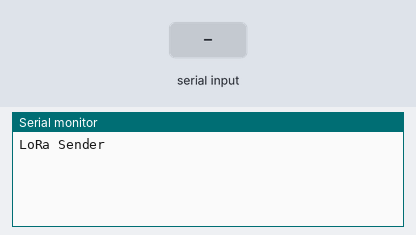
Bench run of a program on a simulated Arduino Uno, built with avr-gcc and run on an emulated ATmega328P. On the bench: the last lines printed to the serial monitor. The test bench sets the inputs (shaded band). No radio packets arrive unless stated.

Above: at 1.2 s.
1.3 s: "90,45\n" received over Serial
At 1.8 s:
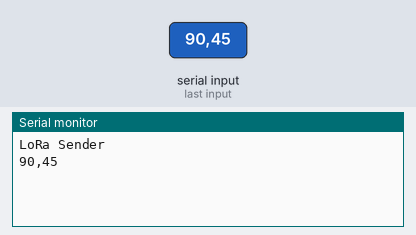
2.8 s: "5\n" received over Serial
At 4.2 s:
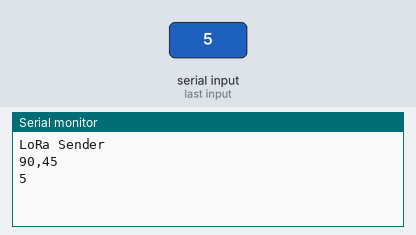

Measured:
- after the input at 1.3 s, the serial monitor: prints a new line at once (image 1)
- after the input at 2.8 s, the serial monitor: prints a new line at once (image 2)

The program:

main.cpp
```cpp
/*
  LoRa_Sender_MQTT:
  Support Devices: LoRa Shield + Arduino

  Require Library:
  https://github.com/sandeepmistry/arduino-LoRa

  Example sketch showing how to send or a message base on ThingSpeak(https://thingspeak.com) MQTT format.
  The End node will send out a string "<End_Node_ID>field1=${TEMPERATURE_VALUE}&field2=${HUMIDITY_VALUE}" to LG01/LG02 gateway.
  When the LG01/LG02 gateway get the data, it will parse and forward the data to ThingSpeak via MQTT protocol.
  modified Dec 26 2018
  by Dragino Technology Co., Limited <support@dragino.com>
*/

#include <Arduino.h>
#include <SPI.h>
#include <LoRa.h>
#include <parser.h>
#include <reporter.h>

long tem,hum;
int count=0;
int device_id=10009; // ID of this End node

long REPORT_FREQ = 10000;


long report_timer = millis();

Reporter reporter = Reporter(device_id);
Parser parser = Parser('$', ',', '*', 10);


void setup() {
  Serial.begin(9600);
  //while (!Serial);

  Serial.println("LoRa Sender");

  if (!LoRa.begin(915600000)) {
    Serial.println("Starting LoRa failed!");
    while (1);
  }
  LoRa.setSyncWord(0x34);

}

void loop() {
  parser.run(Serial);

  if(millis()-report_timer > REPORT_FREQ){
      reporter.report(parser);
      report_timer = millis();
  }
}
```

parser.h
```cpp
#include <ArduinoJson.h>

class Parser {
    private:
        StaticJsonDocument<300> jsonOut;
        uint8_t position, cursor;
        char init, end, delimiter;
        float output[9], temp_output[9], change[9];
        char buffer[20];
        String sensors[9] = {"0","1","2","3","4",
        "5","6","7", "8"};
    public:
        Parser(char init, char delimiter, char end, int size);
        ~Parser(){};
        bool run(Stream &uart);
        float readData(int pos);
        String returnJson(void);
        bool alert(int pos, float threshold);
};

Parser::Parser(char init, char delimiter, char end, int size){
    this->init = init;
    this->delimiter = delimiter;
    this->end = end;
}

bool Parser::run(Stream &uart){
    if (uart.available()){
        char newByte = uart.read();
        Serial.print(newByte);
        if(newByte == init){
            position=0;
            cursor=0;
            return false;
        }
        else if (newByte == end){
            for(int i=0; i<9; i++){
                change[i]=temp_output[i]-output[i];
                output[i]=temp_output[i];
            }
            return true;
        }
        else if(newByte == delimiter){
            if(position>0){
                char temp_buffer[cursor];
                for(int i = 0; i < cursor; i++){
                    temp_buffer[i] = buffer[i];
                }
                temp_output[position-1] = atof(temp_buffer);
            }
            cursor=0;
            position++;
            return false;
        }
        else {
            buffer[cursor] = newByte;
            cursor++;
            return false;
        }
    }
    return false;
};

float Parser::readData(int pos){
    return this->output[pos];
}

String Parser::returnJson(void){
    String out;
    StaticJsonDocument<300> jsonOut;

    for (int i=0; i<9; i++){
        jsonOut[sensors[i]] = this->readData(i);
    }
    serializeJson(jsonOut, out);
    return out;
}

bool Parser::alert(int pos, float threshold){
    if(fabs(change[pos])>threshold){
        return true;
    }else{
        return false;
    }
}
```

reporter.h
```cpp
class Reporter {
    public:
        Reporter(int id){
            this->setid(id);
        }
        void report(Parser &inp);
        void setid(int id);
    private:
        int id;
};

void Reporter::report(Parser &inp){
    StaticJsonDocument<300> output;

    String out = inp.returnJson();

    LoRa.beginPacket();
    LoRa.print("<");
    LoRa.print(this->id);
    LoRa.print(">");
    LoRa.print(out);
    LoRa.endPacket();
    Serial.print("Sent data.");

}

void Reporter::setid(int id){
    this->id = id;
} 
```
